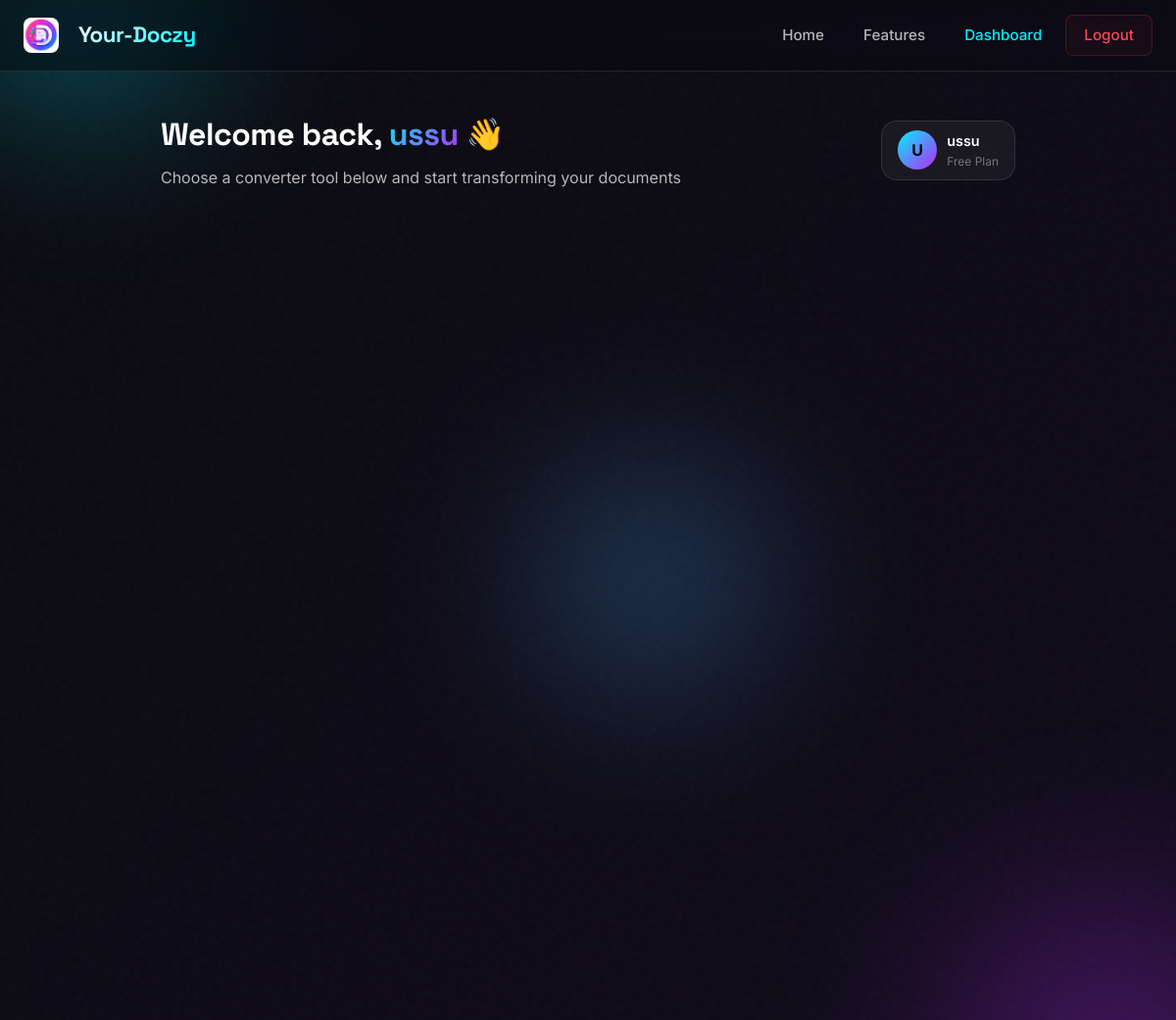
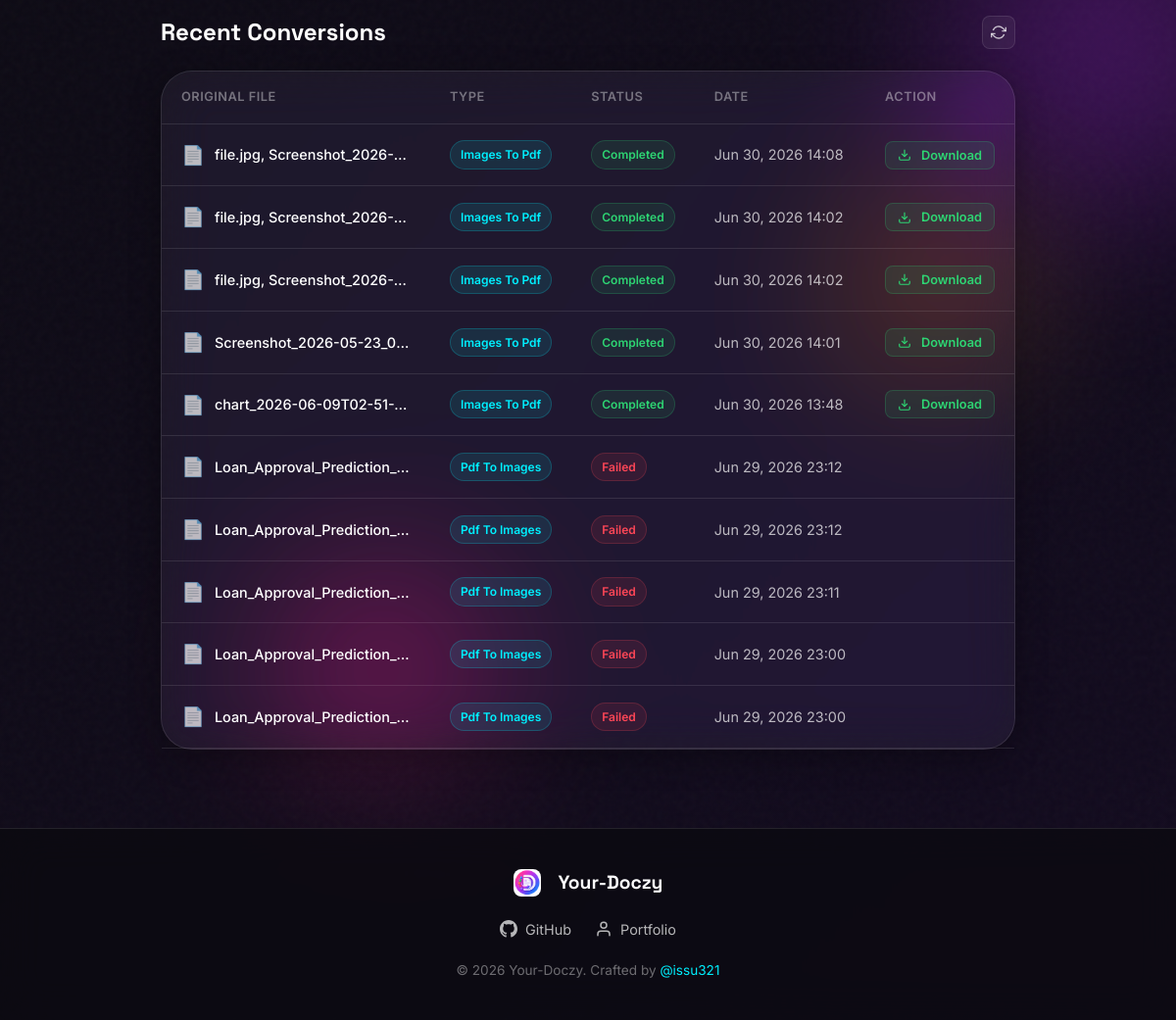
The app's page /dashboard (signed in) with its own data (2 pictures, top to bottom).
### app/models.py (models this page shows, shortened)
class User(UserMixin, db.Model):
    __tablename__ = 'users'
    id = db.Column(db.Integer, primary_key=True)
    username = db.Column(db.String(80), unique=True, nullable=False, index=True)
    email = db.Column(db.String(120), unique=True, nullable=False, index=True)
    password_hash = db.Column(db.String(256), nullable=False)
    created_at = db.Column(db.DateTime, default=datetime.utcnow)
    is_active = db.Column(db.Boolean, default=True)
    conversions = db.relationship('Conversion', backref='user', lazy='dynamic', cascade='all, delete-orphan')

class Conversion(db.Model):
    __tablename__ = 'conversions'
    id = db.Column(db.Integer, primary_key=True)
    user_id = db.Column(db.Integer, db.ForeignKey('users.id'), nullable=False)
    original_filename = db.Column(db.String(255), nullable=False)
    converted_filename = db.Column(db.String(255), nullable=False)
    conversion_type = db.Column(db.String(50), nullable=False)  # e.g., 'img_to_pdf'
    status = db.Column(db.String(20), default='completed')  # pending, completed, failed
    created_at = db.Column(db.DateTime, default=datetime.utcnow)
    file_size = db.Column(db.Integer, default=0)

### app/main.py (the view)
@bp.route('/dashboard')
@login_required
def dashboard():
    recent_conversions = Conversion.query.filter_by(user_id=current_user.id)\
        .order_by(Conversion.created_at.desc()).limit(10).all()
    return render_template('dashboard.html', conversions=recent_conversions)

### app/models.py (called while the page is built)
@login_manager.user_loader
def load_user(user_id):
    return User.query.get(int(user_id))

### app/templates/dashboard.html (shortened to what this page needs)
{% extends "base.html" %}
{% block content %}
<section class="dashboard">
    <div class="dashboard-header">
        <div class="welcome-text">
            <h1>Welcome back, <span class="gradient-text">{{ current_user.username }}</span> 👋</h1>
            <p>Choose a converter tool below and start transforming your documents</p>
        </div>
        <div class="user-badge glass-badge">
            <span class="user-avatar">{{ current_user.username[0].upper() }}</span>
            <div class="user-info">
                <span class="user-name">{{ current_user.username }}</span>
                <span class="user-role">Free Plan</span>
            </div>
        </div>
    </div>
    <div class="converter-grid">
    </div>
    <div class="recent-section">
        <div class="section-header-row">
            <h2>Recent Conversions</h2>
            <button class="btn btn-refresh" onclick="loadHistory()" title="Refresh">
                <svg width="16" height="16" viewBox="0 0 24 24" fill="none" stroke="currentColor" stroke-width="2"><path d="M23 4v6h-6M1 20v-6h6"/><path d="M3.51 9a9 9 0 0 1 14.85-3.36L23 10M1 14l4.64 4.36A9 9 0 0 0 20.49 15"/></svg>
            </button>
        </div>
        <div class="glass-panel">
            <div class="table-container">
                <table class="data-table" id="historyTable">
                    <thead>
                        <tr>
                            <th>Original File</th>
                            <th>Type</th>
                            <th>Status</th>
                            <th>Date</th>
                            <th>Action</th>
                        </tr>
                    </thead>
                    <tbody>
                        {% for conv in conversions %}
                        <tr>
                            <td>
                                <div class="file-cell">
                                    <span class="file-icon">{% if 'pdf' in conv.conversion_type %}📄{% elif 'excel' in conv.conversion_type or 'csv' in conv.conversion_type %}📊{% else %}📝{% endif %}</span>
                                    <span class="file-name" title="{{ conv.original_filename }}">{{ conv.original_filename[:30] }}{% if conv.original_filename|length > 30 %}...{% endif %}</span>
                                </div>
                            </td>
                            <td><span class="badge badge-type">{{ conv.conversion_type.replace('_', ' ').title() }}</span></td>
                            <td><span class="badge badge-{{ conv.status }}">{{ conv.status.title() }}</span></td>
                            <td>{{ conv.created_at.strftime('%b %d, %Y %H:%M') }}</td>
                            <td>
                                {% if conv.status == 'completed' %}
                                <button class="btn btn-download" onclick="downloadFile('{{ conv.converted_filename }}')">
                                    <svg width="14" height="14" viewBox="0 0 24 24" fill="none" stroke="currentColor" stroke-width="2"><path d="M21 15v4a2 2 0 0 1-2 2H5a2 2 0 0 1-2-2v-4"/><polyline points="7 10 12 15 17 10"/><line x1="12" y1="15" x2="12" y2="3"/></svg>
                                    Download
                                </button>
                                {% endif %}
                            </td>
                        </tr>
                        {% endfor %}
                    </tbody>
                </table>
            </div>
        </div>
    </div>
</section>
{% endblock %}

### app/templates/base.html (shortened to what this page needs)
<!DOCTYPE html>
<html lang="en">
<head>
    <link rel="stylesheet" href="{{ url_for('static', filename='css/style.css') }}">
</head>
<body>
    <div class="bg-animation">
        <div class="shape shape-1"></div>
        <div class="shape shape-2"></div>
        <div class="shape shape-3"></div>
        <div class="shape shape-4"></div>
        <div class="shape shape-5"></div>
        <div class="noise-overlay"></div>
    </div>
    <nav class="glass-nav">
        <div class="nav-container">
            <a href="{{ url_for('main.index') }}" class="brand">
                <img src="{{ url_for('static', filename='images/logo.png') }}" alt="Doczy" class="brand-logo" width="36" height="36">
                <span class="brand-text">Your-Doczy</span>
            </a>
            <div class="nav-links" id="navLinks">
                <a href="{{ url_for('main.index') }}" class="nav-link {% if request.endpoint == 'main.index' %}active{% endif %}">Home</a>
                <a href="{{ url_for('main.index') }}#features" class="nav-link">Features</a>
                {% if current_user.is_authenticated %}
                    <a href="{{ url_for('main.dashboard') }}" class="nav-link {% if request.endpoint == 'main.dashboard' %}active{% endif %}">Dashboard</a>
                    <a href="{{ url_for('auth.logout') }}" class="nav-link nav-logout">Logout</a>
                {% else %}
                    <a href="{{ url_for('auth.login') }}" class="nav-link {% if request.endpoint == 'auth.login' %}active{% endif %}">Login</a>
                    <a href="{{ url_for('auth.register') }}" class="nav-link btn-nav">Get Started</a>
                {% endif %}
            </div>
        </div>
    </nav>
    <main class="main-content">
        {% block content %}{% endblock %}
    </main>
    <footer class="glass-footer">
        <div class="footer-content">
            <div class="footer-brand">
                <img src="{{ url_for('static', filename='images/logo.png') }}" alt="Doczy" class="brand-logo" width="28" height="28">
                <span>Your-Doczy</span>
            </div>
            <div class="footer-links">
                <a href="https://github.com/issu321/issu321-Your-Doczy" target="_blank" rel="noopener" class="footer-link">
                    GitHub
                </a>
                <a href="https://issu321.github.io/issu321" target="_blank" rel="noopener" class="footer-link">
                    <svg width="18" height="18" viewBox="0 0 24 24" fill="none" stroke="currentColor" stroke-width="2" stroke-linecap="round" stroke-linejoin="round"><path d="M20 21v-2a4 4 0 0 0-4-4H8a4 4 0 0 0-4 4v2"></path><circle cx="12" cy="7" r="4"></circle></svg>
                    Portfolio
                </a>
            </div>
            <div class="footer-copy">
                © 2026 Your-Doczy. Crafted by <a href="https://github.com/issu321" target="_blank">@issu321</a>
            </div>
        </div>
    </footer>
</body>
</html>

### app/templates/base.html (style rules this page uses)
.brand-logo { border-radius: 8px; object-fit: cover; display: inline-block; vertical-align: middle; margin-right: 8px; }

### records on screen
User: username "ussu", username "U"
Conversion: original_filename "file.jpg, Screenshot_2026-…", conversion_type.replace "Images To Pdf", status "Completed", created_at "Jun 30, 2026 14:08"
Conversion: original_filename "file.jpg, Screenshot_2026-…", conversion_type.replace "Images To Pdf", status "Completed", created_at "Jun 30, 2026 14:02"
Conversion: original_filename "file.jpg, Screenshot_2026-…", conversion_type.replace "Images To Pdf", status "Completed", created_at "Jun 30, 2026 14:02"
Conversion: original_filename "Screenshot_2026-05-23_0…", conversion_type.replace "Images To Pdf", status "Completed", created_at "Jun 30, 2026 14:01"
Conversion: original_filename "chart_2026-06-09T02-51-…", conversion_type.replace "Images To Pdf", status "Completed", created_at "Jun 30, 2026 13:48"
Conversion: original_filename "Loan_Approval_Prediction_…", conversion_type.replace "Pdf To Images", status "Failed", created_at "Jun 29, 2026 23:12"
Conversion: original_filename "Loan_Approval_Prediction_…", conversion_type.replace "Pdf To Images", status "Failed", created_at "Jun 29, 2026 23:12"
Conversion: original_filename "Loan_Approval_Prediction_…", conversion_type.replace "Pdf To Images", status "Failed", created_at "Jun 29, 2026 23:11"
Conversion: original_filename "Loan_Approval_Prediction_…", conversion_type.replace "Pdf To Images", status "Failed", created_at "Jun 29, 2026 23:00"
Conversion: original_filename "Loan_Approval_Prediction_…", conversion_type.replace "Pdf To Images", status "Failed", created_at "Jun 29, 2026 23:00"
